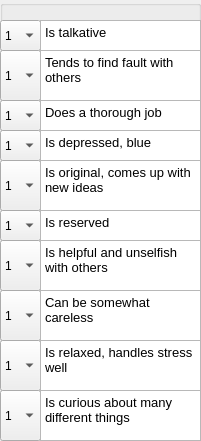
    <widget class="QGroupBox" name="groupBox_2">
     <property name="geometry">
      <rect>
       <x>30</x>
       <y>130</y>
       <width>201</width>
       <height>441</height>
      </rect>
     </property>
     <property name="title">
      <string/>
     </property>
     <widget class="QComboBox" name="comboBox_1">
      <property name="geometry">
       <rect>
        <x>0</x>
        <y>20</y>
        <width>41</width>
        <height>31</height>
       </rect>
      </property>
      <item>
       <property name="text">
        <string>1</string>
       </property>
      </item>
      <item>
       <property name="text">
        <string>2</string>
       </property>
      </item>
      <item>
       <property name="text">
        <string>3</string>
       </property>
      </item>
      <item>
       <property name="text">
        <string>4</string>
       </property>
      </item>
      <item>
       <property name="text">
        <string>5</string>
       </property>
      </item>
     </widget>
     <widget class="QTextBrowser" name="textBrowser_11">
      <property name="geometry">
       <rect>
        <x>40</x>
        <y>20</y>
        <width>161</width>
        <height>31</height>
       </rect>
      </property>
      <property name="html">
       <string>&lt;!DOCTYPE HTML PUBLIC &quot;-//W3C//DTD HTML 4.0//EN&quot; &quot;http://www.w3.org/TR/REC-html40/strict.dtd&quot;&gt;
&lt;html&gt;&lt;head&gt;&lt;meta name=&quot;qrichtext&quot; content=&quot;1&quot; /&gt;&lt;style type=&quot;text/css&quot;&gt;
p, li { white-space: pre-wrap; }
&lt;/style&gt;&lt;/head&gt;&lt;body style=&quot; font-family:'Sans'; font-size:10pt; font-weight:400; font-style:normal;&quot;&gt;
&lt;p style=&quot; margin-top:0px; margin-bottom:0px; margin-left:0px; margin-right:0px; -qt-block-indent:0; text-indent:0px;&quot;&gt;Is talkative&lt;/p&gt;&lt;/body&gt;&lt;/html&gt;</string>
      </property>
     </widget>
     <widget class="QComboBox" name="comboBox_2">
      <property name="geometry">
       <rect>
        <x>0</x>
        <y>50</y>
        <width>41</width>
        <height>51</height>
       </rect>
      </property>
      <item>
       <property name="text">
        <string>1</string>
       </property>
      </item>
      <item>
       <property name="text">
        <string>2</string>
       </property>
      </item>
      <item>
       <property name="text">
        <string>3</string>
       </property>
      </item>
      <item>
       <property name="text">
        <string>4</string>
       </property>
      </item>
      <item>
       <property name="text">
        <string>5</string>
       </property>
      </item>
     </widget>
     <widget class="QTextBrowser" name="textBrowser_12">
      <property name="geometry">
       <rect>
        <x>40</x>
        <y>50</y>
        <width>161</width>
        <height>51</height>
       </rect>
      </property>
      <property name="html">
       <string>&lt;!DOCTYPE HTML PUBLIC &quot;-//W3C//DTD HTML 4.0//EN&quot; &quot;http://www.w3.org/TR/REC-html40/strict.dtd&quot;&gt;
&lt;html&gt;&lt;head&gt;&lt;meta name=&quot;qrichtext&quot; content=&quot;1&quot; /&gt;&lt;style type=&quot;text/css&quot;&gt;
p, li { white-space: pre-wrap; }
&lt;/style&gt;&lt;/head&gt;&lt;body style=&quot; font-family:'Sans'; font-size:10pt; font-weight:400; font-style:normal;&quot;&gt;
&lt;p style=&quot; margin-top:0px; margin-bottom:0px; margin-left:0px; margin-right:0px; -qt-block-indent:0; text-indent:0px;&quot;&gt;Tends to find fault with others&lt;/p&gt;&lt;/body&gt;&lt;/html&gt;</string>
      </property>
     </widget>
     <widget class="QComboBox" name="comboBox_3">
      <property name="geometry">
       <rect>
        <x>0</x>
        <y>100</y>
        <width>41</width>
        <height>31</height>
       </rect>
      </property>
      <item>
       <property name="text">
        <string>1</string>
       </property>
      </item>
      <item>
       <property name="text">
        <string>2</string>
       </property>
      </item>
      <item>
       <property name="text">
        <string>3</string>
       </property>
      </item>
      <item>
       <property name="text">
        <string>4</string>
       </property>
      </item>
      <item>
       <property name="text">
        <string>5</string>
       </property>
      </item>
     </widget>
     <widget class="QComboBox" name="comboBox_4">
      <property name="geometry">
       <rect>
        <x>0</x>
        <y>130</y>
        <width>41</width>
        <height>31</height>
       </rect>
      </property>
      <item>
       <property name="text">
        <string>1</string>
       </property>
      </item>
      <item>
       <property name="text">
        <string>2</string>
       </property>
      </item>
      <item>
       <property name="text">
        <string>3</string>
       </property>
      </item>
      <item>
       <property name="text">
        <string>4</string>
       </property>
      </item>
      <item>
       <property name="text">
        <string>5</string>
       </property>
      </item>
     </widget>
     <widget class="QComboBox" name="comboBox_5">
      <property name="geometry">
       <rect>
        <x>0</x>
        <y>160</y>
        <width>41</width>
        <height>51</height>
       </rect>
      </property>
      <item>
       <property name="text">
        <string>1</string>
       </property>
      </item>
      <item>
       <property name="text">
        <string>2</string>
       </property>
      </item>
      <item>
       <property name="text">
        <string>3</string>
       </property>
      </item>
      <item>
       <property name="text">
        <string>4</string>
       </property>
      </item>
      <item>
       <property name="text">
        <string>5</string>
       </property>
      </item>
     </widget>
     <widget class="QComboBox" name="comboBox_6">
      <property name="geometry">
       <rect>
        <x>0</x>
        <y>210</y>
        <width>41</width>
        <height>31</height>
       </rect>
      </property>
      <item>
       <property name="text">
        <string>1</string>
       </property>
      </item>
      <item>
       <property name="text">
        <string>2</string>
       </property>
      </item>
      <item>
       <property name="text">
        <string>3</string>
       </property>
      </item>
      <item>
       <property name="text">
        <string>4</string>
       </property>
      </item>
      <item>
       <property name="text">
        <string>5</string>
       </property>
      </item>
     </widget>
     <widget class="QComboBox" name="comboBox_7">
      <property name="geometry">
       <rect>
        <x>0</x>
        <y>240</y>
        <width>41</width>
        <height>51</height>
       </rect>
      </property>
      <item>
       <property name="text">
        <string>1</string>
       </property>
      </item>
      <item>
       <property name="text">
        <string>2</string>
       </property>
      </item>
      <item>
       <property name="text">
        <string>3</string>
       </property>
      </item>
      <item>
       <property name="text">
        <string>4</string>
       </property>
      </item>
      <item>
       <property name="text">
        <string>5</string>
       </property>
      </item>
     </widget>
     <widget class="QComboBox" name="comboBox_8">
      <property name="geometry">
       <rect>
        <x>0</x>
        <y>290</y>
        <width>41</width>
        <height>51</height>
       </rect>
      </property>
      <item>
       <property name="text">
        <string>1</string>
       </property>
      </item>
      <item>
       <property name="text">
        <string>2</string>
       </property>
      </item>
      <item>
       <property name="text">
        <string>3</string>
       </property>
      </item>
      <item>
       <property name="text">
        <string>4</string>
       </property>
      </item>
      <item>
       <property name="text">
        <string>5</string>
       </property>
      </item>
     </widget>
     <widget class="QComboBox" name="comboBox_9">
      <property name="geometry">
       <rect>
        <x>0</x>
        <y>340</y>
        <width>41</width>
        <height>51</height>
       </rect>
      </property>
      <item>
       <property name="text">
        <string>1</string>
       </property>
      </item>
      <item>
       <property name="text">
        <string>2</string>
       </property>
      </item>
      <item>
       <property name="text">
        <string>3</string>
       </property>
      </item>
      <item>
       <property name="text">
        <string>4</string>
       </property>
      </item>
      <item>
       <property name="text">
        <string>5</string>
       </property>
      </item>
     </widget>
     <widget class="QComboBox" name="comboBox_10">
      <property name="geometry">
       <rect>
        <x>0</x>
        <y>390</y>
        <width>41</width>
        <height>51</height>
       </rect>
      </property>
      <item>
       <property name="text">
        <string>1</string>
       </property>
      </item>
      <item>
       <property name="text">
        <string>2</string>
       </property>
      </item>
      <item>
       <property name="text">
        <string>3</string>
       </property>
      </item>
      <item>
       <property name="text">
        <string>4</string>
       </property>
      </item>
      <item>
       <property name="text">
        <string>5</string>
       </property>
      </item>
     </widget>
     <widget class="QTextBrowser" name="textBrowser_19">
      <property name="geometry">
       <rect>
        <x>40</x>
        <y>100</y>
        <width>161</width>
        <height>31</height>
       </rect>
      </property>
      <property name="html">
       <string>&lt;!DOCTYPE HTML PUBLIC &quot;-//W3C//DTD HTML 4.0//EN&quot; &quot;http://www.w3.org/TR/REC-html40/strict.dtd&quot;&gt;
&lt;html&gt;&lt;head&gt;&lt;meta name=&quot;qrichtext&quot; content=&quot;1&quot; /&gt;&lt;style type=&quot;text/css&quot;&gt;
p, li { white-space: pre-wrap; }
&lt;/style&gt;&lt;/head&gt;&lt;body style=&quot; font-family:'Sans'; font-size:10pt; font-weight:400; font-style:normal;&quot;&gt;
&lt;p style=&quot; margin-top:0px; margin-bottom:0px; margin-left:0px; margin-right:0px; -qt-block-indent:0; text-indent:0px;&quot;&gt;Does a thorough job&lt;/p&gt;&lt;/body&gt;&lt;/html&gt;</string>
      </property>
     </widget>
     <widget class="QTextBrowser" name="textBrowser_20">
      <property name="geometry">
       <rect>
        <x>40</x>
        <y>130</y>
        <width>161</width>
        <height>31</height>
       </rect>
      </property>
      <property name="html">
       <string>&lt;!DOCTYPE HTML PUBLIC &quot;-//W3C//DTD HTML 4.0//EN&quot; &quot;http://www.w3.org/TR/REC-html40/strict.dtd&quot;&gt;
&lt;html&gt;&lt;head&gt;&lt;meta name=&quot;qrichtext&quot; content=&quot;1&quot; /&gt;&lt;style type=&quot;text/css&quot;&gt;
p, li { white-space: pre-wrap; }
&lt;/style&gt;&lt;/head&gt;&lt;body style=&quot; font-family:'Sans'; font-size:10pt; font-weight:400; font-style:normal;&quot;&gt;
&lt;p style=&quot; margin-top:0px; margin-bottom:0px; margin-left:0px; margin-right:0px; -qt-block-indent:0; text-indent:0px;&quot;&gt;Is depressed, blue&lt;/p&gt;&lt;/body&gt;&lt;/html&gt;</string>
      </property>
     </widget>
     <widget class="QTextBrowser" name="textBrowser_21">
      <property name="geometry">
       <rect>
        <x>40</x>
        <y>160</y>
        <width>161</width>
        <height>51</height>
       </rect>
      </property>
      <property name="html">
       <string>&lt;!DOCTYPE HTML PUBLIC &quot;-//W3C//DTD HTML 4.0//EN&quot; &quot;http://www.w3.org/TR/REC-html40/strict.dtd&quot;&gt;
&lt;html&gt;&lt;head&gt;&lt;meta name=&quot;qrichtext&quot; content=&quot;1&quot; /&gt;&lt;style type=&quot;text/css&quot;&gt;
p, li { white-space: pre-wrap; }
&lt;/style&gt;&lt;/head&gt;&lt;body style=&quot; font-family:'Sans'; font-size:10pt; font-weight:400; font-style:normal;&quot;&gt;
&lt;p style=&quot; margin-top:0px; margin-bottom:0px; margin-left:0px; margin-right:0px; -qt-block-indent:0; text-indent:0px;&quot;&gt;Is original, comes up with new ideas&lt;/p&gt;&lt;/body&gt;&lt;/html&gt;</string>
      </property>
     </widget>
     <widget class="QTextBrowser" name="textBrowser_22">
      <property name="geometry">
       <rect>
        <x>40</x>
        <y>210</y>
        <width>161</width>
        <height>31</height>
       </rect>
      </property>
      <property name="html">
       <string>&lt;!DOCTYPE HTML PUBLIC &quot;-//W3C//DTD HTML 4.0//EN&quot; &quot;http://www.w3.org/TR/REC-html40/strict.dtd&quot;&gt;
&lt;html&gt;&lt;head&gt;&lt;meta name=&quot;qrichtext&quot; content=&quot;1&quot; /&gt;&lt;style type=&quot;text/css&quot;&gt;
p, li { white-space: pre-wrap; }
&lt;/style&gt;&lt;/head&gt;&lt;body style=&quot; font-family:'Sans'; font-size:10pt; font-weight:400; font-style:normal;&quot;&gt;
&lt;p style=&quot; margin-top:0px; margin-bottom:0px; margin-left:0px; margin-right:0px; -qt-block-indent:0; text-indent:0px;&quot;&gt;Is reserved&lt;/p&gt;&lt;/body&gt;&lt;/html&gt;</string>
      </property>
     </widget>
     <widget class="QTextBrowser" name="textBrowser_23">
      <property name="geometry">
       <rect>
        <x>40</x>
        <y>240</y>
        <width>161</width>
        <height>51</height>
       </rect>
      </property>
      <property name="html">
       <string>&lt;!DOCTYPE HTML PUBLIC &quot;-//W3C//DTD HTML 4.0//EN&quot; &quot;http://www.w3.org/TR/REC-html40/strict.dtd&quot;&gt;
&lt;html&gt;&lt;head&gt;&lt;meta name=&quot;qrichtext&quot; content=&quot;1&quot; /&gt;&lt;style type=&quot;text/css&quot;&gt;
p, li { white-space: pre-wrap; }
&lt;/style&gt;&lt;/head&gt;&lt;body style=&quot; font-family:'Sans'; font-size:10pt; font-weight:400; font-style:normal;&quot;&gt;
&lt;p style=&quot; margin-top:0px; margin-bottom:0px; margin-left:0px; margin-right:0px; -qt-block-indent:0; text-indent:0px;&quot;&gt;Is helpful and unselfish with others&lt;/p&gt;&lt;/body&gt;&lt;/html&gt;</string>
      </property>
     </widget>
     <widget class="QTextBrowser" name="textBrowser_24">
      <property name="geometry">
       <rect>
        <x>40</x>
        <y>290</y>
        <width>161</width>
        <height>51</height>
       </rect>
      </property>
      <property name="html">
       <string>&lt;!DOCTYPE HTML PUBLIC &quot;-//W3C//DTD HTML 4.0//EN&quot; &quot;http://www.w3.org/TR/REC-html40/strict.dtd&quot;&gt;
&lt;html&gt;&lt;head&gt;&lt;meta name=&quot;qrichtext&quot; content=&quot;1&quot; /&gt;&lt;style type=&quot;text/css&quot;&gt;
p, li { white-space: pre-wrap; }
&lt;/style&gt;&lt;/head&gt;&lt;body style=&quot; font-family:'Sans'; font-size:10pt; font-weight:400; font-style:normal;&quot;&gt;
&lt;p style=&quot; margin-top:0px; margin-bottom:0px; margin-left:0px; margin-right:0px; -qt-block-indent:0; text-indent:0px;&quot;&gt;Can be somewhat careless&lt;/p&gt;&lt;/body&gt;&lt;/html&gt;</string>
      </property>
     </widget>
     <widget class="QTextBrowser" name="textBrowser_25">
      <property name="geometry">
       <rect>
        <x>40</x>
        <y>340</y>
        <width>161</width>
        <height>51</height>
       </rect>
      </property>
      <property name="html">
       <string>&lt;!DOCTYPE HTML PUBLIC &quot;-//W3C//DTD HTML 4.0//EN&quot; &quot;http://www.w3.org/TR/REC-html40/strict.dtd&quot;&gt;
&lt;html&gt;&lt;head&gt;&lt;meta name=&quot;qrichtext&quot; content=&quot;1&quot; /&gt;&lt;style type=&quot;text/css&quot;&gt;
p, li { white-space: pre-wrap; }
&lt;/style&gt;&lt;/head&gt;&lt;body style=&quot; font-family:'Sans'; font-size:10pt; font-weight:400; font-style:normal;&quot;&gt;
&lt;p style=&quot; margin-top:0px; margin-bottom:0px; margin-left:0px; margin-right:0px; -qt-block-indent:0; text-indent:0px;&quot;&gt;Is relaxed, handles stress well&lt;/p&gt;&lt;/body&gt;&lt;/html&gt;</string>
      </property>
     </widget>
     <widget class="QTextBrowser" name="textBrowser_26">
      <property name="geometry">
       <rect>
        <x>40</x>
        <y>390</y>
        <width>161</width>
        <height>51</height>
       </rect>
      </property>
      <property name="html">
       <string>&lt;!DOCTYPE HTML PUBLIC &quot;-//W3C//DTD HTML 4.0//EN&quot; &quot;http://www.w3.org/TR/REC-html40/strict.dtd&quot;&gt;
&lt;html&gt;&lt;head&gt;&lt;meta name=&quot;qrichtext&quot; content=&quot;1&quot; /&gt;&lt;style type=&quot;text/css&quot;&gt;
p, li { white-space: pre-wrap; }
&lt;/style&gt;&lt;/head&gt;&lt;body style=&quot; font-family:'Sans'; font-size:10pt; font-weight:400; font-style:normal;&quot;&gt;
&lt;p style=&quot; margin-top:0px; margin-bottom:0px; margin-left:0px; margin-right:0px; -qt-block-indent:0; text-indent:0px;&quot;&gt;Is curious about many different things&lt;/p&gt;&lt;/body&gt;&lt;/html&gt;</string>
      </property>
     </widget>
    </widget>
